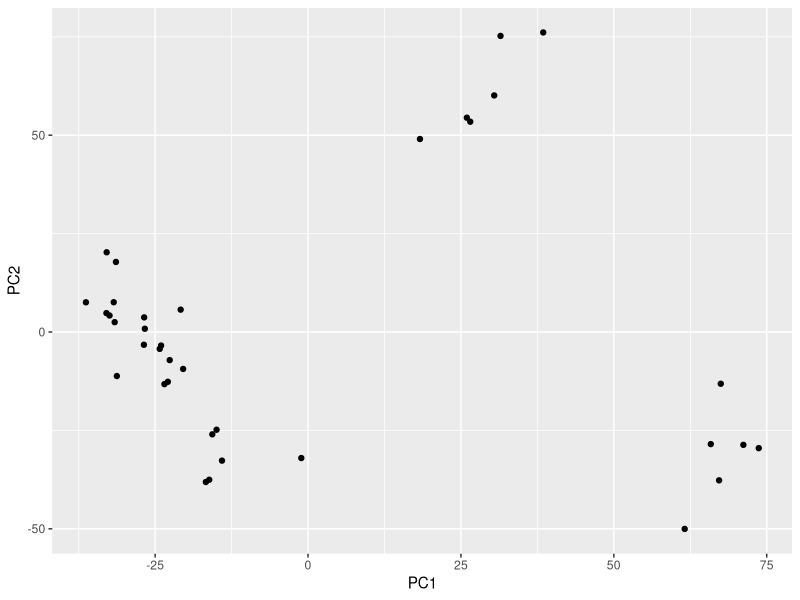
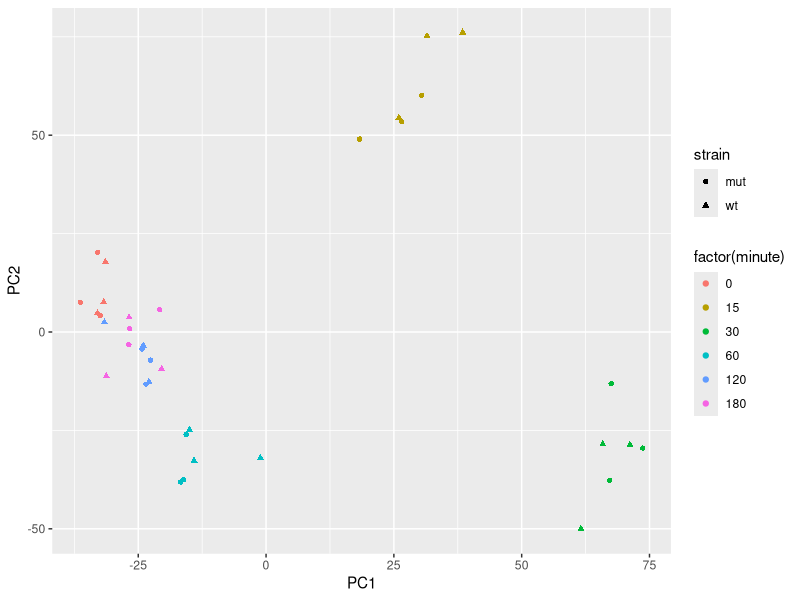
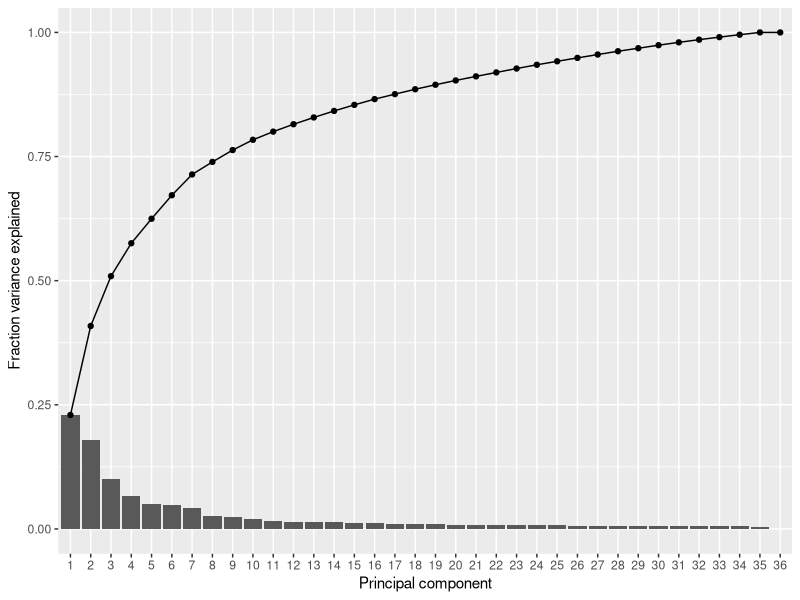
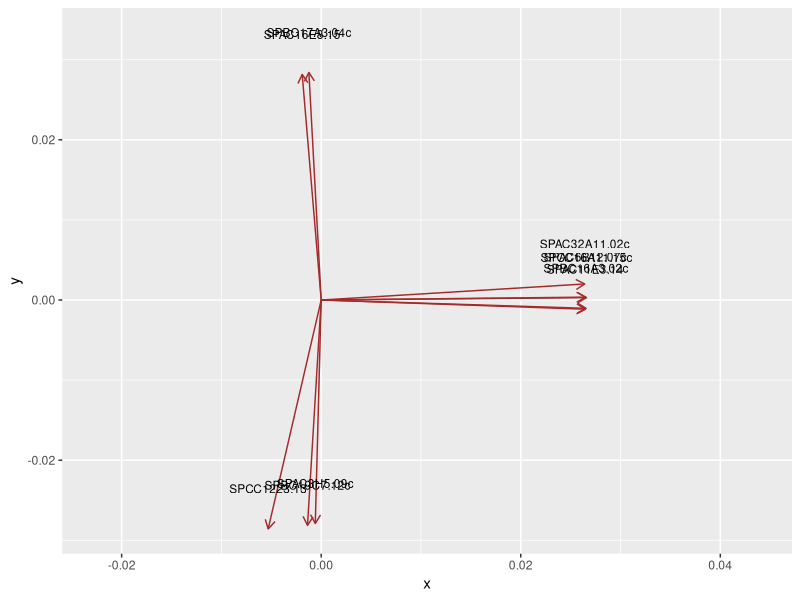
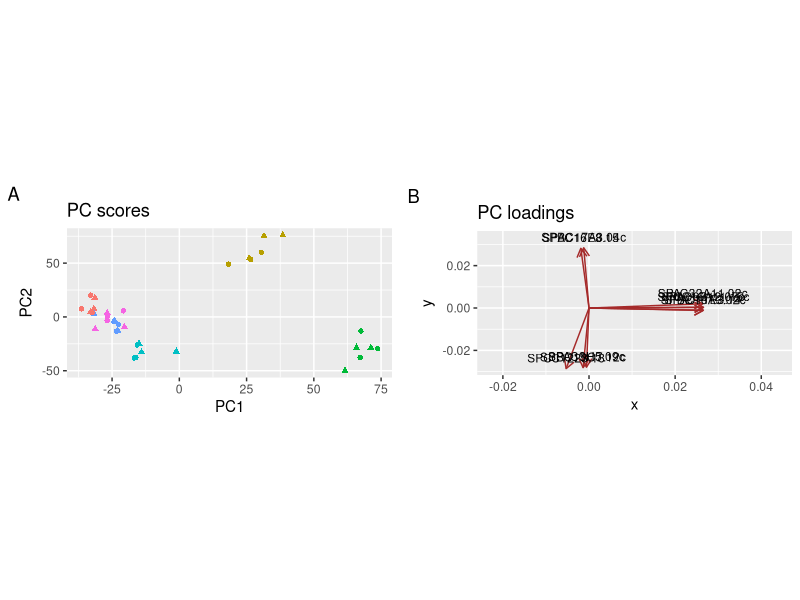
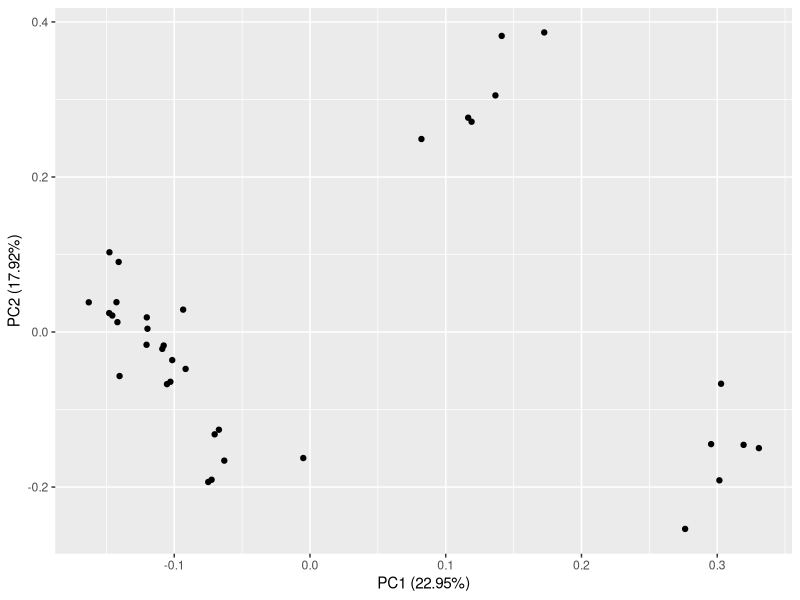
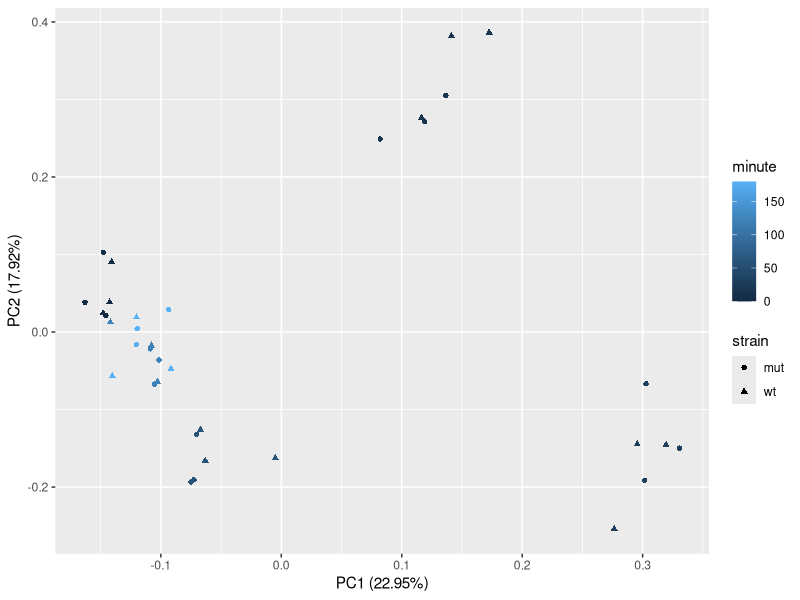

Recreate these plots in R, in order.
## ---- chunk 1
knitr::opts_chunk$set(echo = TRUE, rows.print = 10)
## ---- chunk 2
##### setup ####

# load packages
library(tidyverse)

# read the data
trans_cts <- read_csv("./data/counts_transformed.csv")
sample_info <- read_csv("./data/sample_info.csv")
## ---- chunk 3
# Create a matrix from our table of counts
pca_matrix <- trans_cts %>% 
  # exclude the gene column
  select(-gene) %>% 
  # coerce to a matrix
  as.matrix()

# Assign row names to the matrix
rownames(pca_matrix) <- trans_cts$gene

# Transpose the matrix so that rows = samples and columns = variables
pca_matrix <- t(pca_matrix)

# Perform the PCA
sample_pca <- prcomp(pca_matrix, scale = TRUE)
## ---- chunk 4
# Look at the first 10 rows and first 5 columns of the matrix
pca_matrix[1:10, 1:5]
## ---- chunk 5
# Convert matrix to tibble
as_tibble(pca_matrix)
## ---- chunk 6
# Convert matrix to tibble - add colnames to a new column called "gene"
as_tibble(pca_matrix, rownames = "sample")
## ---- chunk 7
# The PC scores are stored in the "x" value of the prcomp object, which is a matrix
pc_scores <- sample_pca$x 

# Make PCA plot
pc_scores %>% 
  # convert it to a tibble retaining the sample names as a new column
  as_tibble(rownames = "sample") %>% 
  # create the plot
  ggplot(aes(x = PC1, y = PC2)) +
  geom_point()
## ---- chunk 8
# The PC scores are stored in the "x" value of the prcomp object, which is a matrix
pca_plot <- sample_pca$x %>% 
  # convert it to a tibble retaining the sample names as a new column
  as_tibble(rownames = "sample") %>% 
  # join with "sample_info" table 
  full_join(sample_info, by = "sample") %>% 
  # create the plot
  ggplot(aes(x = PC1, y = PC2, colour = factor(minute), shape = strain)) +
  geom_point()
pca_plot
## ---- chunk 9
library(broom)

# PC variances (eigen values)
tidy(sample_pca, matrix = "pcs")
## ---- chunk 10
tidy(sample_pca, matrix = "pcs") %>% 
  ggplot(aes(x = factor(PC))) +
  geom_col(aes(y = percent)) +
  geom_line(aes(y = cumulative, group = 1)) + 
  geom_point(aes(y = cumulative)) +
  labs(x = "Principal component", y = "Fraction variance explained")
## ---- chunk 11
# extract values
sample_pca$rotation %>% 
  # convert to a tibble
  as_tibble(rownames = "gene")
## ---- chunk 12
# variable loadings (eigen vectors) for genes that were used as variables in PCA
tidy(sample_pca, matrix = "variables")
## ---- chunk 13
top_genes <- sample_pca %>% 
  # extract variable (gene) loadings
  tidy(matrix = "variables") %>%  
  # retain only PC1 and PC2
  filter(PC %in% c(1, 2)) %>%
  # for each PC
  group_by(PC) %>%
  # sort descending value
  arrange(desc(abs(value))) %>%
  # take top 5 rows of each PC group
  slice(1:5) %>%
  # extract the column (gene name) from the table
  pull(column) %>%
  # retain unique gene names only
  unique()

top_genes
## ---- chunk 14
gene_loadings <- sample_pca$rotation %>% 
  as_tibble(rownames = "gene") %>% 
  filter(gene %in% top_genes)
## ---- chunk 15
loadings_plot <- ggplot(gene_loadings) +
  geom_segment(aes(x = 0, y = 0, xend = PC1, yend = PC2), 
               arrow = arrow(length = unit(0.1, "in")),
               colour = "brown") +
  geom_text(data = gene_loadings, 
            aes(x = PC1, y = PC2, label = gene),
            nudge_y = 0.005, size = 3) +
  scale_x_continuous(expand = c(0.02, 0.02))

loadings_plot
## ---- chunk 16
# note that cowplot changes the default ggplot2 theme to a cleaner look
library(cowplot)

# Adjust some aspects of each plot
pca_plot <- pca_plot + 
  coord_fixed(ratio = 0.4) + 
  labs(tag = "A", title = "PC scores") + 
  theme(legend.position = "none")

loadings_plot <- loadings_plot + 
  coord_fixed(ratio = 0.4) + 
  labs(tag = "B", title = "PC loadings")

# Put them together
plot_grid(pca_plot, loadings_plot, ncol = 2, align = "h")
## ---- chunk 17
library(ggfortify)
autoplot(sample_pca)
## ---- chunk 18
autoplot(sample_pca, data = sample_info, colour = "minute", shape = "strain")
